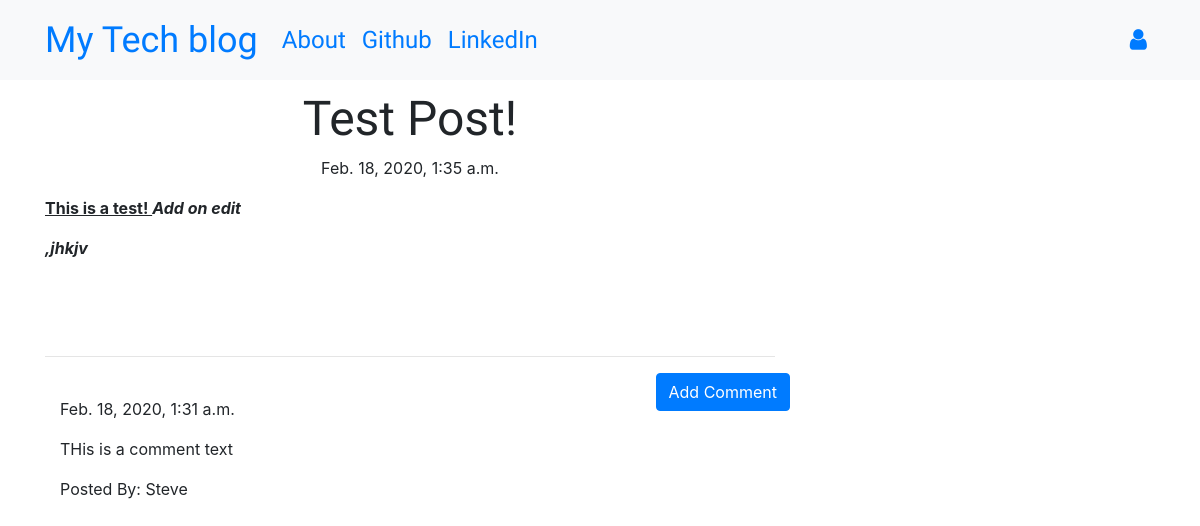
/post/1, run on the app's committed database.
### blog/models.py (models this page shows, shortened)
class Post(models.Model):
    author = models.ForeignKey('auth.User', on_delete=models.CASCADE)
    title = models.CharField(max_length=200)
    text = models.TextField()
    created_date = models.DateTimeField(default=timezone.now)
    published_date = models.DateTimeField(blank=True,null=True)

class Comment(models.Model):
    post = models.ForeignKey('blog.Post', related_name='comments', on_delete=models.CASCADE)
    author = models.CharField(max_length=200)
    text = models.TextField()
    created_date = models.DateTimeField(default=timezone.now)
    approved_comment = models.BooleanField(default=False)

### blog/views.py (the view)
# urls.py: path('post/<int:pk>', views.PostDetailView.as_view(),name='post_detail'),
class PostDetailView(DetailView):
    model = Post

### blog/templates/blog/post_detail.html (shortened to what this page needs)
{% extends 'blog/base.html' %}
{% block content %}
  <h1 class="posttitle loader">{{ post.title }}</h1>
  {% if post.published_date %}
    <div class="date postdate">
      {{ post.published_date }}
    </div>
  {% else %}
    <a class="btn btn-default" href="{% url 'post_publish' pk=post.pk %}">Publish</a>
  {% endif %}
  <p class='postcontent'>{{ post.text|safe|linebreaksbr}}</p>
  <hr>
  <a class='btn btn-primary btn-comment' href="{% url 'add_comment_to_post' pk=post.pk %}">Add Comment</a>
  <div class="container">
    {% for comment in post.comments.all %}
    <br>
      {% if user.is_authenticated or comment.approved_comment %}
        {{comment.created_date}}
        <p>{{comment.text|safe|linebreaks}}</p>
        <p>Posted By: {{comment.author}}</p>
      {% endif %}
      {% empty %}
      <p>No Comments!</p>
    {% endfor %}
  </div>
{% endblock %}

### blog/templates/blog/base.html (shortened to what this page needs)
<!DOCTYPE html>
{% load static %}
<html>
  <head>
    <link rel="stylesheet" href="https://stackpath.bootstrapcdn.com/bootstrap/4.1.3/css/bootstrap.min.css"
>
    <link href="https://maxcdn.bootstrapcdn.com/font-awesome/4.7.0/css/font-awesome.min.css" rel="stylesheet">
    <link rel="stylesheet" href="//cdn.jsdelivr.net/medium-editor/latest/css/medium-editor.min.css" type="text/css" media="screen" charset="utf-8">
    <link rel="stylesheet" href="{% static 'css/blog.css' %}">
  </head>
  <body class='loader'>
    <nav class="navbar navbar-expand-lg bg-light techfont">
      <div class="container">
        <div class="navbar-nav align-items-center">
          <a class="navbar-brand bigbrand" href="{% url 'post_list' %}">My Tech blog</a>
          <a class="nav-item nav-link" href="{% url 'about' %}">About</a>
          <a class="nav-item nav-link" href="https://www.github.com">Github</a>
          <a class="nav-item nav-link" href="https://www.linkedin.com">LinkedIn</a>
        </div>
        <div class="navbar-nav align-items-center ml-auto">
          {% if user.is_authenticated %}
            <a class="nav-item nav-link" href="{% url 'post_new' %}">New Post</a>
            <a class="nav-item nav-link" href="{% url 'post_draft_list' %}">Drafts</a>
            <a class="nav-item nav-link" href="{% url 'logout' %}">Log out</a>
            <a >Welcome: {{ user.username }}</a>
          {% else %}
            <a class="nav-item nav-link" href="{% url 'login' %}" aria-label="Login">
              <span class="fa fa-user" aria-hidden="true"></span></a>
          {% endif %}
        </div>
      </div>
    </nav>
          <div class="content container">
              <div class="row">
                  <div class="col-md-8">
                    <div class="blog_posts">
                      {% block content %}
                      {% endblock %}
                    </div>
                  </div>
              </div>
          </div>
  </body>
</html>

### blog/static/css/blog.css (style rules this page uses)
.techfont { font-family: 'Russo One', sans-serif; font-size: 1.5em; margin-bottom: 10px; }
.bigbrand { font-size: 1.5em; }
.postdate { text-align: center; }
.posttitle { font-family: 'Russo One', sans-serif; font-size: 3em; text-align: center; }
.postcontent { font-family: 'Montserrat'; font-size: 1.5em; }
.btn-comment { position: absolute; right: 0px; }
.loader { filter:hue-rotate(0deg); color: linear-gradient(45deg,#0f8,#08f); animation:hue 5000ms infinite linear; }

### data on the page
Post: title "Test Post!", published_date "Feb. 18, 2020, 1:35 a.m.", text "This is a test! Add on edit ,jhkjv"
Comment: created_date "Feb. 18, 2020, 1:31 a.m.", text "THis is a comment text", author "Steve"
